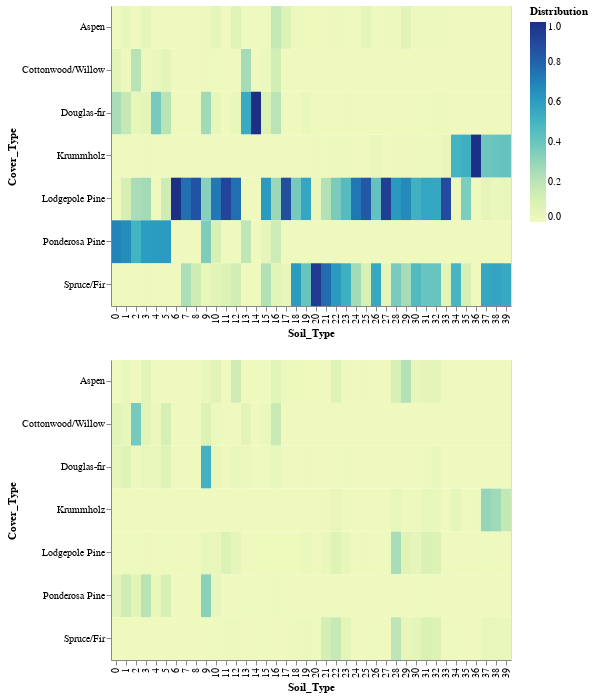

Here is the notebook cell this chart was saved with:
### Code cell
group = covertype.groupby('Cover_Type')
soil_type = group[soil_type_features].sum()
soil_type_named = DataFrame(
    soil_type.values, 
    index=soil_type.index.map(TARGET_MAPPING)
)

cover_type_by_soil_type = soil_type_named.divide(soil_type_named.sum(axis=0), axis=1) # Cover type by soil type
soil_type_by_cover_type = soil_type_named.divide(soil_type_named.sum(axis=1), axis=0) # Soil type by cover type

def prepare_frame_for_charting(frame: DataFrame) -> DataFrame:
    """Prepare the given data frame for plotting
    Args:
        frame (DataFrame): 
    
    Returns:
        A DataFrame to be plotted
    """
    return (
        frame
            .unstack()
            .reset_index()
            .rename(columns={'level_0': 'Soil_Type', 0: 'Distribution'})
    )

# Plot the data
cover_type_by_soil_type_chart = (
    alt
        .Chart(prepare_frame_for_charting(cover_type_by_soil_type))
        .mark_rect()
        .encode(
            x='Soil_Type:O',
            y='Cover_Type:O',
            color='Distribution:Q',
            tooltip='Distribution'
        )
)

soil_type_by_cover_type_chart = (
    alt
        .Chart(prepare_frame_for_charting(soil_type_by_cover_type))
        .mark_rect()
        .encode(
            x='Soil_Type:O',
            y='Cover_Type:O',
            color='Distribution:Q',
            tooltip='Distribution'
        )
)

cover_type_by_soil_type_chart & soil_type_by_cover_type_chart

### Figure 1 — Vega-Lite specification as saved in the notebook (floating-point values rounded to 4 significant figures; data arrays with more than 128 entries replaced by an {"elided": "..."} marker saying what was removed)
{"$schema": "https://vega.github.io/schema/vega-lite/v2.4.3.json", "config": {"view": {"height": 300, "width": 400}}, "vconcat": [{"data": {"values": {"elided": "280 records"}}, "encoding": {"color": {"field": "Distribution", "type": "quantitative"}, "tooltip": {"field": "Distribution", "type": "quantitative"}, "x": {"field": "Soil_Type", "type": "ordinal"}, "y": {"field": "Cover_Type", "type": "ordinal"}}, "mark": "rect"}, {"data": {"values": {"elided": "280 records"}}, "encoding": {"color": {"field": "Distribution", "type": "quantitative"}, "tooltip": {"field": "Distribution", "type": "quantitative"}, "x": {"field": "Soil_Type", "type": "ordinal"}, "y": {"field": "Cover_Type", "type": "ordinal"}}, "mark": "rect"}]}
